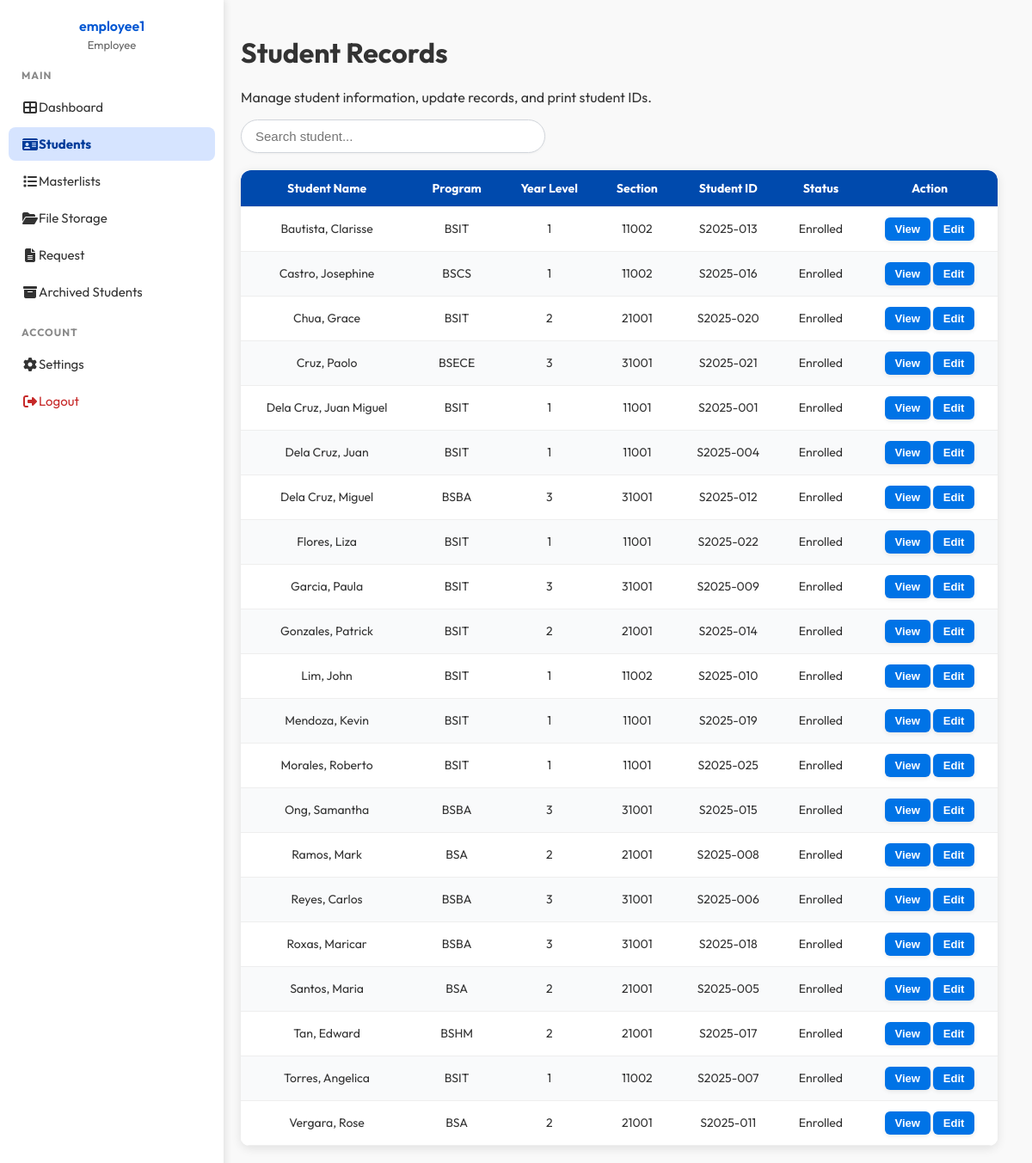
/staff/StudentInfo.php (signed in), run on the app's committed database.
### tables this page shows
CREATE TABLE `users` (
  `user_id` int(11) NOT NULL,
  `username` varchar(255) DEFAULT NULL,
  `email` varchar(255) NOT NULL,
  `password_hash` text DEFAULT NULL,
  `role_id` int(11) DEFAULT NULL,
  `active` tinyint(1) DEFAULT NULL
);

CREATE TABLE `roles` (
  `role_id` int(11) NOT NULL,
  `name` varchar(255) DEFAULT NULL,
  `description` text DEFAULT NULL
);

CREATE TABLE `students` (
  `student_id` varchar(255) NOT NULL,
  `user_id` int(11) DEFAULT NULL,
  `first_name` varchar(255) DEFAULT NULL,
  `last_name` varchar(255) DEFAULT NULL,
  `birthdate` date DEFAULT NULL,
  `gender` varchar(255) DEFAULT NULL,
  `program` varchar(50) NOT NULL,
  `year_level` int(11) DEFAULT NULL,
  `section` int(10) NOT NULL,
  `student_status` varchar(255) DEFAULT NULL,
  `photo_path` text DEFAULT NULL,
  `date_registered` date DEFAULT NULL,
  `email` varchar(255) DEFAULT NULL,
  `contact_no` varchar(255) DEFAULT NULL
);

CREATE TABLE `academic_background` (
  `id` int(11) NOT NULL,
  `student_id` varchar(50) NOT NULL,
  `primary_school` varchar(255) DEFAULT NULL,
  `primary_year` varchar(10) DEFAULT NULL,
  `secondary_school` varchar(255) DEFAULT NULL,
  `secondary_year` varchar(10) DEFAULT NULL,
  `tertiary_school` varchar(255) DEFAULT NULL,
  `tertiary_year` varchar(10) DEFAULT NULL
);

### staff/StudentInfo.php (the view, shortened to what this page needs)
<?php
require_once __DIR__ . "/../Database/connection.php";
$resAll = $conn->query(
  "SELECT
    s.student_id,
    s.first_name,
    s.last_name,
    s.program,
    s.year_level,
    s.section,
    s.student_status,
    g.name AS guardian_name,
    g.contact_no AS guardian_contact,
    g.address AS guardian_address,
    s.birthdate,
    s.gender,
    s.photo_path,
    ab.primary_school,
    ab.primary_year,
    ab.secondary_school,
    ab.secondary_year,
    ab.tertiary_school,
    ab.tertiary_year
  FROM students s
  LEFT JOIN guardians g ON s.student_id = g.student_id
  LEFT JOIN academic_background ab ON s.student_id = ab.student_id
  ORDER BY s.last_name ASC"
);
$allStudents = $resAll->fetch_all(MYSQLI_ASSOC);
$students = array_slice($allStudents, 0, 50);
?>
<!DOCTYPE html>
<html lang="en">
<head>
  <link rel="stylesheet" href="../components/css/StudentInfo.css">
</head>
<body>
<?php include 'StaffSidenav.php'; ?>
<div class="container">
  <h1>Student Records</h1>
  <p>Manage student information, update records, and print student IDs.</p>
  <div style="position:relative;">
    <input type="text" id="searchInput" placeholder="Search student..." autocomplete="off">
  </div>
  <div class="table-wrapper">
    <table id="studentsTable">
    <thead>
      <tr>
        <th>Student Name</th>
        <th>Program</th>
        <th>Year Level</th>
        <th>Section</th>
        <th>Student ID</th>
        <th>Status</th>
        <th>Action</th>
      </tr>
    </thead>
  <tbody id="studentsBody">
  <?php foreach ($students as $s): ?>
    <tr data-student='<?= json_encode($s, JSON_HEX_APOS | JSON_HEX_QUOT) ?>'>
      <td><?= htmlspecialchars($s['last_name'] . ", " . $s['first_name']) ?></td>
      <td><?= htmlspecialchars($s['program']) ?></td>
      <td><?= htmlspecialchars($s['year_level']) ?></td>
      <td><?= htmlspecialchars($s['section']) ?></td>
      <td><?= htmlspecialchars($s['student_id']) ?></td>
      <td><?= htmlspecialchars($s['student_status']) ?></td>
       <td>
          <button onclick="viewStudent(this)">View</button>
          <button onclick="showDetails(this)">Edit</button>
        </td>
    </tr>
  <?php endforeach; ?>
</tbody>
  </table>
</div>
</body>
</html>

### staff/StaffSidenav.php (shortened to what this page needs)
<?php
  require_once __DIR__ . "/../Database/connection.php";
  $current_page = basename($_SERVER['PHP_SELF']);
  $user_id = $_SESSION['user_id'];
  $stmt = $conn->prepare("
      SELECT u.username, r.name AS role_name
      FROM users u
      JOIN roles r ON u.role_id = r.role_id
      WHERE u.user_id = ?
  ");
  $stmt->bind_param("i", $user_id);
  $stmt->execute();
  $result = $stmt->get_result();
  $user = $result->fetch_assoc();
  $staffName = $user['username'] ?? "Unknown User";
  $staffRole = $user['role_name'] ?? "Unknown Role";
?>
<!DOCTYPE html>
<html lang="en">
<head>
  <link rel="stylesheet" href="https://cdnjs.cloudflare.com/ajax/libs/font-awesome/6.4.0/css/all.min.css">
</head>
<body>
<div class="sidebar collapsed" id="sidebar">
  <div class="sidebar-header">
    <h3 class="sidebar-text"><?= htmlspecialchars($staffName) ?></h3>
    <p class="sidebar-text"><?= htmlspecialchars($staffRole) ?></p>
  </div>
  <div class="sidebar-section">
    <h4 class="sidebar-text">MAIN</h4>
    <a href="index.php" class="<?= $current_page=='index.php' ? 'active' : '' ?>">
      <i class="fas fa-th-large"></i><span class="sidebar-text"> Dashboard</span>
    </a>
    <a href="StudentInfo.php" class="<?= $current_page=='StudentInfo.php' ? 'active' : '' ?>">
      <i class="fas fa-id-card"></i><span class="sidebar-text"> Students</span>
    </a>
    <a href="Masterlist.php" class="<?= $current_page=='Masterlist.php' ? 'active' : '' ?>">
      <i class="fas fa-list"></i><span class="sidebar-text"> Masterlists</span>
    </a>
    <a href="FileStorage.php" class="<?= $current_page=='FileStorage.php' ? 'active' : '' ?>">
      <i class="fas fa-folder-open"></i><span class="sidebar-text"> File Storage</span>
    </a>
    <a href="Request.php" class="<?= $current_page=='Request.php' ? 'active' : '' ?>">
      <i class="fas fa-file-alt"></i><span class="sidebar-text"> Request</span>
    </a>
    <a href="ArchivedStudents.php" class="<?= $current_page=='ArchivedStudents.php' ? 'active' : '' ?>">
      <i class="fas fa-archive"></i><span class="sidebar-text"> Archived Students</span>
    </a>
  </div>
  <div class="sidebar-section">
    <h4 class="sidebar-text">ACCOUNT</h4>
    <a href="#">
      <i class="fas fa-cog"></i><span class="sidebar-text"> Settings</span>
    </a>
    <a href="../Database/logout.php" class="logout">
      <i class="fas fa-sign-out-alt"></i><span class="sidebar-text"> Logout</span>
    </a>
  </div>
</div>
</body>
</html>

### components/css/StudentInfo.css (style rules this page uses)
body { margin: 0; font-family: 'Outfit', sans-serif; background: linear-gradient(145deg, #eef2f7, #f9fafc); color: #333; min-height: 100vh; display: flex; flex-direction: column; padding-top: 0; overflow-x: hidden; }
.container { flex: 1; margin-left: 240px; padding: 20px 40px; transition: margin-left 0.3s ease; box-sizing: border-box; position: relative; background: none; align-items: flex-start; }
#searchInput { padding: 10px 16px; width: 320px; border: 1px solid #d1d5db; border-radius: 25px; font-size: 15px; background: #fff; transition: all 0.2s ease; box-shadow: 0 1px 3px rgba(0,0,0,0.04); }
.table-wrapper { width: 100%; border-collapse: collapse; background: #fff; border-radius: 10px; overflow: hidden; box-shadow: 0 3px 12px rgba(0,0,0,0.1); margin-top: 20px; }
#studentsTable { width: 100%; border-collapse: separate; border-spacing: 0; background: white; font-size: 14px; }
#studentsTable thead { background: #004aad; color: #fff; }
#studentsTable th, #studentsTable td { padding: 12px 15px; text-align: center; border-bottom: 1px solid #eee; }
#studentsTable th:first-child { border-top-left-radius: 12px; }
#studentsTable th:last-child { border-top-right-radius: 12px; }
#studentsTable tbody tr:nth-child(even) { background-color: #f9fafb; }
#studentsTable tbody tr:nth-child(odd) { background-color: #ffffff; }
#studentsTable button { padding: 6px 12px; border: none; border-radius: 6px; cursor: pointer; font-size: 13px; background: #0073e6; color: #fff; transition: background 0.3s ease; }
button { padding: 8px 16px; border-radius: 8px; border: none; font-weight: 600; cursor: pointer; transition: all 0.25s ease; box-shadow: 0 2px 5px rgba(0,0,0,0.08); }

### staff/StaffSidenav.php (style rules this page uses)
body { margin: 0; font-family: 'Outfit', sans-serif; background: #f9f9f9; color: #333; display: flex; }
.sidebar { position: fixed; left: 0; top: 0; height: 100%; width: 240px; background: #fff; color: #333; box-shadow: 2px 0 8px rgba(0,0,0,0.1); padding: 20px 10px; transition: width 0.3s ease; overflow-y: auto; z-index: 1000; }
.sidebar-header { text-align: center; margin-bottom: 20px; }
.sidebar-header h3 { margin: 0; font-size: 16px; font-weight: 600; color: #0056d2; }
.sidebar-header p { font-size: 13px; color: #666; margin: 4px 0 0; }
.sidebar-section { margin-bottom: 20px; }
.sidebar-section h4 { margin: 10px 15px; font-size: 12px; text-transform: uppercase; color: #888; letter-spacing: 1px; }
.sidebar a { display: flex; align-items: center; text-decoration: none; color: #333; padding: 10px 15px; border-radius: 8px; margin: 4px 0; transition: background 0.3s, color 0.3s; font-size: 15px; }
.sidebar a i { font-size: 16px; width: 20px; text-align: center; }
.sidebar a.active { background: #d6e4ff; color: #003b99; font-weight: bold; }
.sidebar a.logout { color: #c62828; }

### data on the page
users: username "employee1", role.name "Employee"
students: last_name+first_name "Bautista, Clarisse", program "BSIT", year_level "1", section "11002", student_id "S2025-013", student_status "Enrolled"
students: last_name+first_name "Castro, Josephine", program "BSCS", year_level "1", section "11002", student_id "S2025-016", student_status "Enrolled"
students: last_name+first_name "Chua, Grace", program "BSIT", year_level "2", section "21001", student_id "S2025-020", student_status "Enrolled"
students: last_name+first_name "Cruz, Paolo", program "BSECE", year_level "3", section "31001", student_id "S2025-021", student_status "Enrolled"
students: last_name+first_name "Dela Cruz, Juan Miguel", program "BSIT", year_level "1", section "11001", student_id "S2025-001", student_status "Enrolled"
academic_background: student.first_name "Dela Cruz, Juan", student.program "BSIT", student.year_level "1", student.section "11001", student.student_id "S2025-004", student.student_status "Enrolled"
students: last_name+first_name "Dela Cruz, Miguel", program "BSBA", year_level "3", section "31001", student_id "S2025-012", student_status "Enrolled"
students: last_name+first_name "Flores, Liza", program "BSIT", year_level "1", section "11001", student_id "S2025-022", student_status "Enrolled"
students: last_name+first_name "Garcia, Paula", program "BSIT", year_level "3", section "31001", student_id "S2025-009", student_status "Enrolled"
students: last_name+first_name "Gonzales, Patrick", program "BSIT", year_level "2", section "21001", student_id "S2025-014", student_status "Enrolled"
students: last_name+first_name "Lim, John", program "BSIT", year_level "1", section "11002", student_id "S2025-010", student_status "Enrolled"
students: last_name+first_name "Mendoza, Kevin", program "BSIT", year_level "1", section "11001", student_id "S2025-019", student_status "Enrolled"
students: last_name+first_name "Morales, Roberto", program "BSIT", year_level "1", section "11001", student_id "S2025-025", student_status "Enrolled"
students: last_name+first_name "Ong, Samantha", program "BSBA", year_level "3", section "31001", student_id "S2025-015", student_status "Enrolled"
students: last_name+first_name "Ramos, Mark", program "BSA", year_level "2", section "21001", student_id "S2025-008", student_status "Enrolled"
students: last_name+first_name "Reyes, Carlos", program "BSBA", year_level "3", section "31001", student_id "S2025-006", student_status "Enrolled"
students: last_name+first_name "Roxas, Maricar", program "BSBA", year_level "3", section "31001", student_id "S2025-018", student_status "Enrolled"
students: last_name+first_name "Santos, Maria", program "BSA", year_level "2", section "21001", student_id "S2025-005", student_status "Enrolled"
students: last_name+first_name "Tan, Edward", program "BSHM", year_level "2", section "21001", student_id "S2025-017", student_status "Enrolled"
students: last_name+first_name "Torres, Angelica", program "BSIT", year_level "1", section "11002", student_id "S2025-007", student_status "Enrolled"
students: last_name+first_name "Vergara, Rose", program "BSA", year_level "2", section "21001", student_id "S2025-011", student_status "Enrolled"
